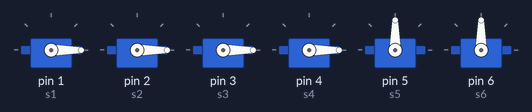
Bench run of a sketch on a simulated Arduino Uno, built with avr-gcc and run on an emulated ATmega328P. Parts: 6 × servo.

Above: at 0.1 s.
At 4.5 s:
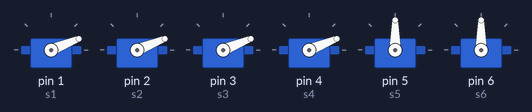
At 9.11 s:
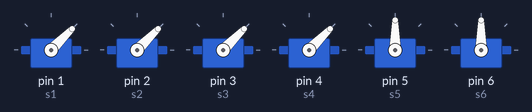
At 18.12 s:
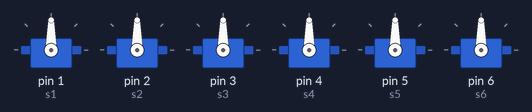
At 27.14 s:
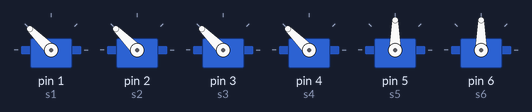
At 36.1 s:
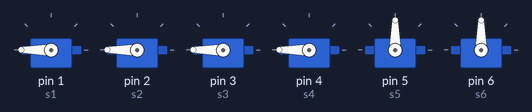
Timing chart, 0 to 40.0 s (numbered marks = the images above):
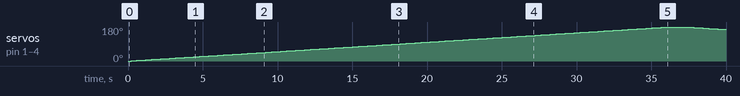

Measured:
- by itself, servo on pin 1 (s1), servo on pin 2 (s2), servo on pin 3 (s3), servo on pin 4 (s4): rises from 0° to 180° in 35.9 s, then falls to 167° in 3.8 s

The sketch:

8.0_Shield_Sweep.ino
```cpp
// twelve servo objects can be created on most boards
//pwm:3,5,6,9,10,11
#include <Servo.h>
Servo s1,s2,s3,s4,s5,s6;
//Servo myservo;
int pos = 0;

void setup() {
//  myservo.attach(pin_number);
  s1.attach(1);
  s2.attach(2);
  s3.attach(3);
  s4.attach(4);
  s5.attach(5);
  s6.attach(6);
}

void loop() {
  for (pos = 0; pos <= 180; pos += 1) {
    s1.write(pos);
    s2.write(pos);
    s3.write(pos);
    s4.write(pos);
//    s5.write(pos);
//    s6.write(pos);
    delay(200);
  }
    delay(1000);

  for (pos = 180; pos >= 0; pos -= 1) {
    s1.write(pos);
    s2.write(pos);
    s3.write(pos);
    s4.write(pos);
//    s5.write(pos);
//    s6.write(pos);
    delay(200);
  }
    delay(2000);
}
```
